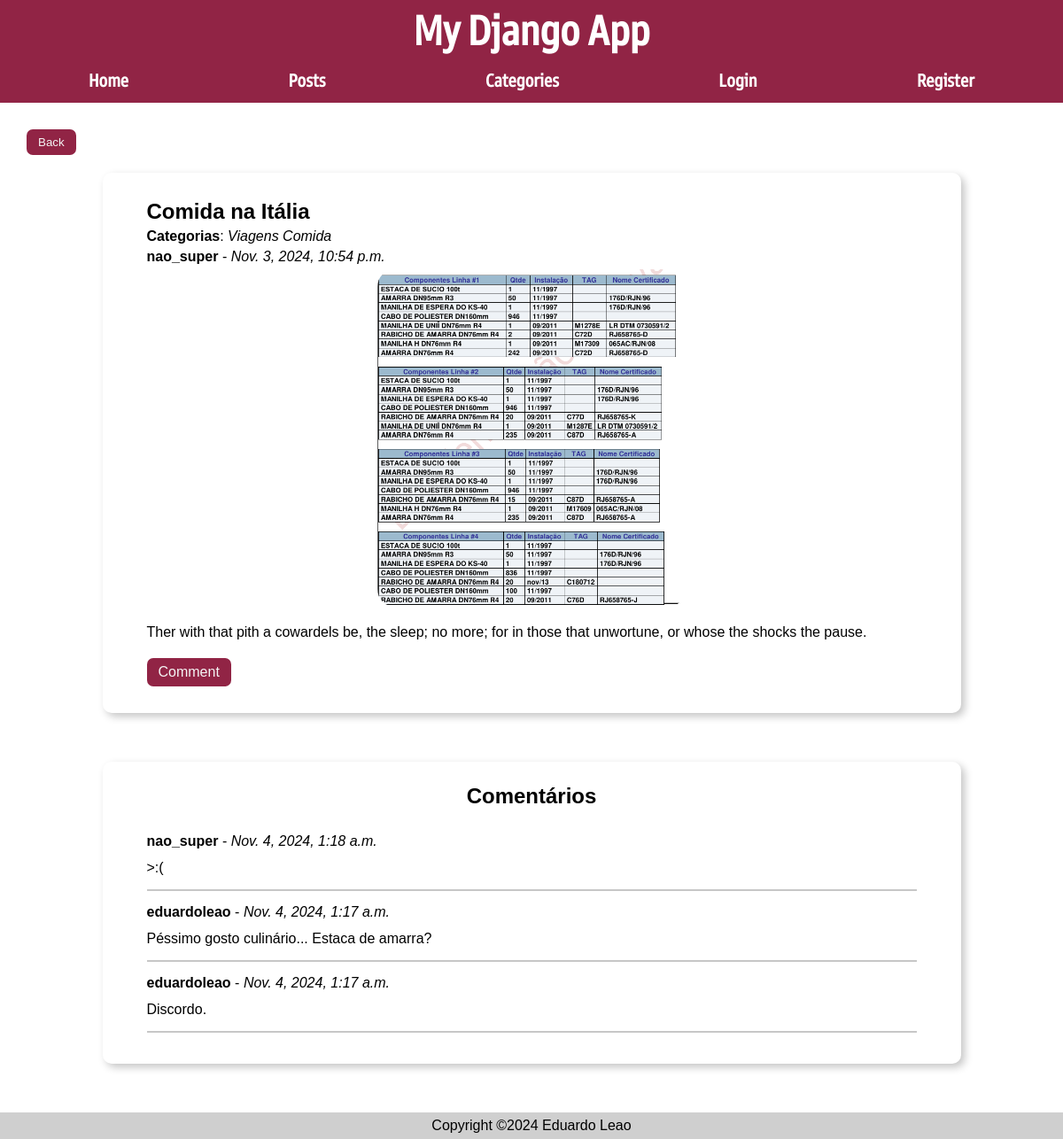
The app's page /posts/5 with its own data.
### posts/models.py (models this page shows, shortened)
class Post(models.Model):
    author = models.ForeignKey(User, on_delete=models.CASCADE, default=None)
    title = models.CharField(max_length=50)
    body = models.TextField()
    slug = models.SlugField()
    date = models.DateTimeField(auto_now_add=True)
    banner = models.ImageField(default='fallback.png', blank=True)
    private = models.BooleanField(default=True)
    categories = models.ManyToManyField(Categories, related_name='posts')

class Categories(models.Model):
    name = models.TextField()
    description = models.TextField()
    def __str__(self):
        return f'{self.name}'

class Comment(models.Model):
    author = models.ForeignKey(User, on_delete=models.CASCADE, default=None)
    body = models.TextField()
    slug = models.SlugField()
    date = models.DateTimeField(auto_now_add=True)
    post = models.ForeignKey(Post, on_delete=models.CASCADE)

### posts/views.py (the view)
# urls.py: path('<slug:slug>', views.post_page, name="page"),
def post_page(request, slug):
    post = Post.objects.get(slug=slug)
    post_id = post.id
    cats = post.categories.all()
    comments = Comment.objects.filter(post=post_id).order_by('-date')
    return render(request, 'posts/post_page.html', {'post': post, 'cats': cats, 'comments': comments})

### posts/templates/posts/post_page.html (shortened to what this page needs)
{% extends "layout.html" %}
{% block content %}
    <a href="{% url 'posts:list' %}"><button class="back_button">Back</button></a>
    <section>
        <div class="post-header">
            <div>
                <h1 style="margin:5px 0px 0px 0px;text-align:left;">{{ post.title }}</h1>
                <p style="margin:5px 0px 5px 0px;" class="post-body"><b>Categorias</b>: <i>{% for cat in cats %}{{ cat }} {% endfor %}</i></p>
                <p style="margin:5px 0px 5px 0px;" class="post-body"><b>{{ post.author }}</b> - <i>{{ post.date }}</i></p>
            </div>
        </div>
        <img src="{{ post.banner.url }}" alt="{{ post.title }}" class="banner">
        <p class="post-body">{{ post.body }}</p>
        <a href="{% url 'posts:comment' post.slug %}"><button style="margin-top:20px" class="edit-button" id="comment-button">Comment</button></a>
    </section>
    {% if post.comment_set.all %}
        <section>
            <h1>Comentários</h1>
            {% for comment in comments %}
                <div class="post-header">
                    <p style="margin:5px 0px 12px 0px;" class="post-body"><b>{{ comment.author }}</b> - <i>{{ comment.date }}</i></p>
                </div>
                <p style="margin:none;text-align:left;">{{ comment.body }}</p>
                <hr style="border: 0.5px solid #c7c7c7; width: 100%; margin: 15px 0px 10px 0px;">
            {% endfor %}
        </section>
    {% endif %}
{% endblock content %}

### static/css/style.css (style rules this page uses)
:root { --color-1: #912445; --color-1-hover: #7e1d3a; --color-1-active: #711d36; --color-2: #7399C6; --color-2-hover: #6a8eba; --color-2-active: #5d7fa9; }
* { margin: 0; padding: 0; box-sizing: border-box; }
body { min-height: 100vh; font-family: Arial, Helvetica, sans-serif; }
h1, p { text-align: center; }
section { display: flex; flex-direction: column; box-shadow: 4px 4px 10px rgba(0, 0, 0, 0.232); border-radius: 10px; padding: 25px 50px; margin: auto; margin-bottom: 55px; width: 85%; }
section h1 { margin-bottom: 23px; }
section .post-body { margin-top: 20px; text-align: justify; }
main a { text-decoration: none; color: black; }
.back_button, .edit-button { padding: 7px 13px; background-color: var(--color-1); color: whitesmoke; border-radius: 7px; cursor: pointer; border: none; margin-bottom: 20px; }
.banner { display: block; width: 40%; margin: auto; border-radius: 20px; }
.post-header { display: flex; flex-direction: row; justify-content: space-between; }
#comment-button { font-size: 1rem; margin-bottom: 5px; }

### records on screen
Post: title "Comida na Itália", author "nao_super", date "Nov. 3, 2024, 10:54 p.m.", banner (picture), body "Ther with that pith a cowardels be, the sleep; no more; for in those that unwortune, or whose the shocks the pause."
Categories: name "Viagens"
Categories: name "Comida"
Comment: author "nao_super", date "Nov. 4, 2024, 1:18 a.m.", body ">:("
Comment: author "eduardoleao", date "Nov. 4, 2024, 1:17 a.m.", body "Péssimo gosto culinário... Estaca de amarra?"
Comment: author "eduardoleao", date "Nov. 4, 2024, 1:17 a.m.", body "Discordo."
